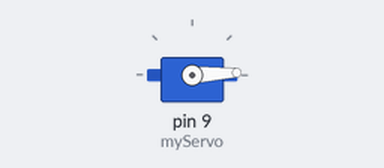
This sketch was run on a simulated Arduino Uno, built with avr-gcc and run on an emulated ATmega328P. On the bench: servo.

Above: at 0.05 s.
At 1.55 s:
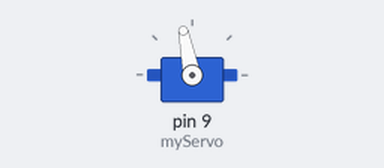
At 3.1 s:
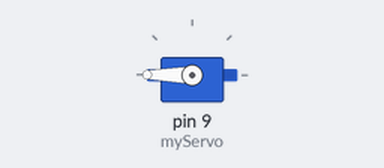
At 6.15 s:
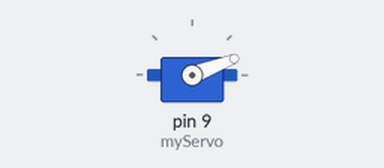
Timing chart, 0 to 9.7 s (numbered marks = the images above):
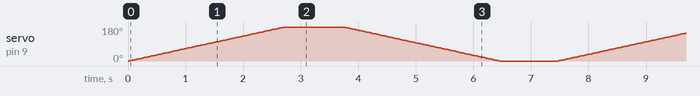

The sketch:

lab_5_rotate_servo_motor.ino
```cpp
#include <Servo.h>

Servo myServo; // create servo object to control a servo

void setup()
{
    myServo.attach(9); // attaches the servo on pin 9 to the servo object
}

void loop()
{
    // Rotate the servo clockwise from 0 to 180 degrees
    for (int angle = 0; angle <= 180; angle += 1)
    {
        myServo.write(angle); // Set the servo position
        delay(15);            // Wait for the servo to reach the position
    }

    delay(1000); // Hold the position for 1 second

    // Rotate the servo counter-clockwise from 180 to 0 degrees
    for (int angle = 180; angle >= 0; angle -= 1)
    {
        myServo.write(angle); // Set the servo position
        delay(15);            // Wait for the servo to reach the position
    }

    delay(1000); // Hold the position for 1 second
}
```
